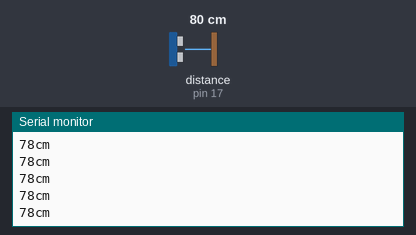
The sketch below on a simulated Arduino Uno, built with avr-gcc and run on an emulated ATmega328P. Shown: the last lines printed to the serial monitor. Wiring (inferred from the names in the program): ultrasonic range finder: trigger pin 18; echo pin 17. The test bench sets the inputs (shaded band); at power-on: distance to the obstacle (sensor on pin 17) 80 cm. The echo pulse lasts 58.3 µs per cm.

Above: at 1.2 s.
1.3 s: distance to the obstacle (sensor on pin 17) set to 2 cm
At 1.8 s:
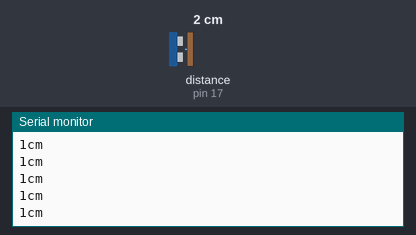
2.8 s: distance to the obstacle (sensor on pin 17) set to 4 cm
At 3.8 s:
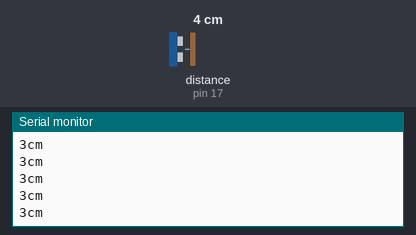
Timing chart, 0 to 5.8 s (numbered marks = the images above; inputs shaded):
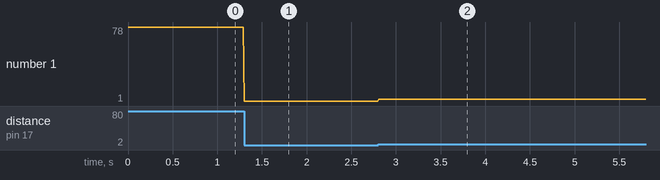

The sketch:

UltrasonicTest.ino
```cpp
#define echoPin 17 // attach Echo of HC-SR04
#define trigPin 18 //attach Trig of HC-SR04
long duration;
int distance;

void setup() {
  Serial.begin(115200);//  setup serial
  pinMode(trigPin, OUTPUT);
  pinMode(echoPin, INPUT);
}

void loop() {
  digitalWrite(trigPin, LOW);
  delayMicroseconds(2);
  // Sets the trigPin HIGH for 10 microseconds
  digitalWrite(trigPin, HIGH);
  delayMicroseconds(10);
  digitalWrite(trigPin, LOW);
  // Reads the echoPin, returns the sound wave in microseconds
  duration = pulseIn(echoPin, HIGH);
  // Calculating the distance
  distance = duration * 0.034 / 2; // Speed of sound wave divided by 2 (send & receive)

  Serial.print(distance);
  Serial.println("cm");
  delay(10);
}
```

Measured:
- after the input at 1.3 s, the serial monitor: prints a new line at once (image 1)
- after the input at 2.8 s, the serial monitor: prints a new line at once (image 2)
- plotted number 1: 78 → 1 after the input at 1.3 s, 1 → 3 after the input at 2.8 s
